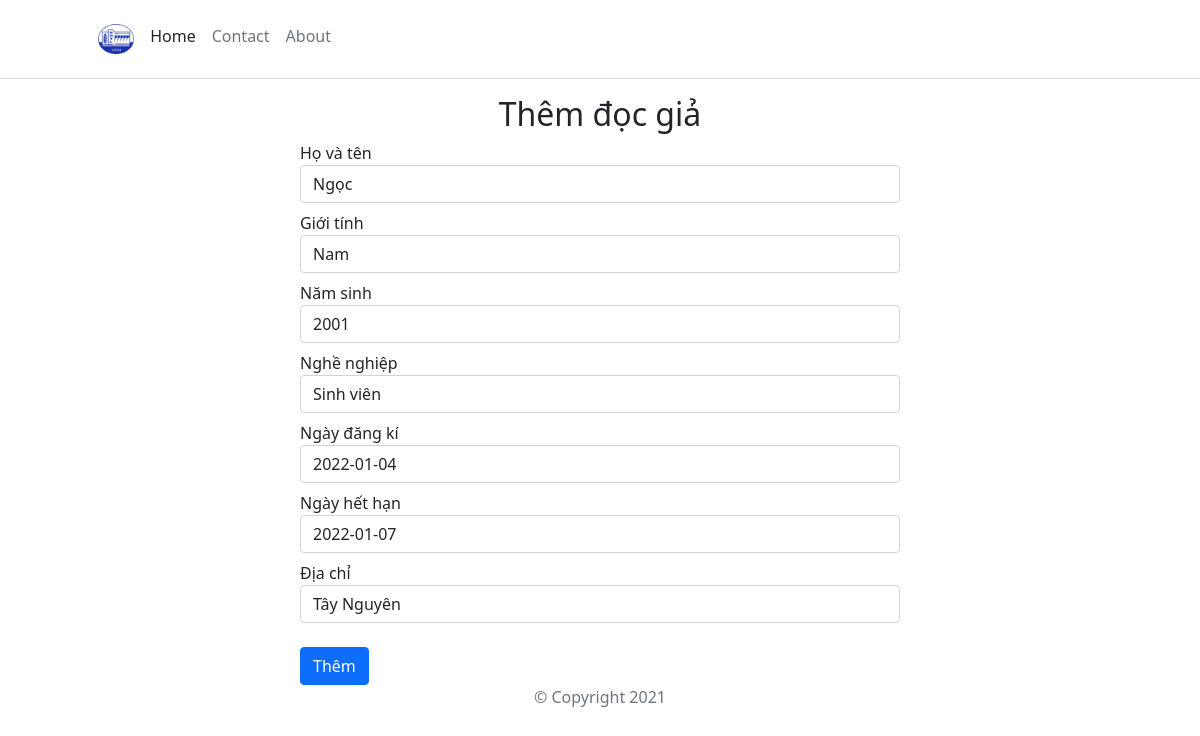
The app's page /edit.php?id=4 with its own data.
### tables this page shows
CREATE TABLE `docgia` (
  `madg` int(11) NOT NULL,
  `hovaten` varchar(50) NOT NULL,
  `gioitinh` varchar(4) NOT NULL,
  `namsinh` year(4) NOT NULL,
  `nghenghiep` varchar(50) NOT NULL,
  `ngaycapthe` date NOT NULL,
  `ngayhethan` date NOT NULL,
  `diachi` varchar(50) NOT NULL
);

### src/edit.php (the view, shortened to what this page needs)
<?php
    include('config/db_connect.php');
    $id = $_GET['id'];
    $query = "SELECT * FROM DOCGIA where madg = '$id'";
    $result = mysqli_query($conn, $query);
    $recipient = mysqli_fetch_assoc($result);
    $Name =$recipient['hovaten'];
    $YearofBirth =$recipient['namsinh'];
    $Job =$recipient['nghenghiep'];
    $CardIssueDate =$recipient['ngaycapthe'];
    $CardExpirationate =$recipient['ngayhethan'];
    $SelectSex =$recipient['gioitinh'];
    $Address =$recipient['diachi'];
?>
<!DOCTYPE html>
<html lang="en">
<?php include('templates/header.php'); ?>
    <div class="container">
        <h2 class="d-flex justify-content-center">Thêm đọc giả</h2>
        <form method="POST" action="">
        <div class="form-group  mt-2 ">
                <label for="name">Họ và tên</label>
                <input name="Name" class="form-control"  Value= "<?php echo $Name?>" required>
            </div>
            <div>
            <label for="SelectSex" class="mt-2">Giới tính</label>
            <select class="form-control " name="SelectSex">
                <option <?php if ($SelectSex == "Nam") echo "selected";  ?> value="Nam">Nam</option>
            </select>
        </div>
            <div class="form-group mt-2">
                <label for="YearofBirth">Năm sinh</label>
                <input name="YearofBirth" class="form-control"  Value= <?php echo $YearofBirth?>  required>
            </div>
            <div class="form-group mt-2">
                <label for="Job">Nghề nghiệp</label>
                <input name="Job" class="form-control" Value= "<?php echo $Job?>" required>
            </div>
                <div class="form-group mt-2">
                    <label for="CardIssueDate">Ngày đăng kí</label>
                    <input name="CardIssueDate" class="form-control" Value= <?php echo $CardIssueDate?> required>
                </div>
                <div class="form-group mt-2">
                    <label for="CardExpirationate">Ngày hết hạn</label>
                    <input name="CardExpirationate" class="form-control" Value= <?php echo $CardExpirationate?> required>
                </div>
                <div class="form-group mt-2">
                    <label for="Address">Địa chỉ</label>
                    <input name="Address" class="form-control" Value= "<?php echo $Address?>" required>
                </div>
            <div class="mt-4">
                <button type="submit" class="btn btn-primary" name="add">Thêm</button>
            </div>
        </form>
    </div>
<?php include('templates/footer.php'); ?>
</html>

### src/assets/css/style.css (style rules this page uses)
form { width: 600px; margin: auto; }

### src/assets/css/error.css (style rules this page uses)
* { -webkit-box-sizing: border-box; box-sizing: border-box; }
body { padding: 0; margin: 0; }

### records on screen
docgia: Name "Ngọc", SelectSex "Nam", YearofBirth "2001", Job "Sinh viên", CardIssueDate "2022-01-04", CardExpirationate "2022-01-07", Address "Tây Nguyên"
